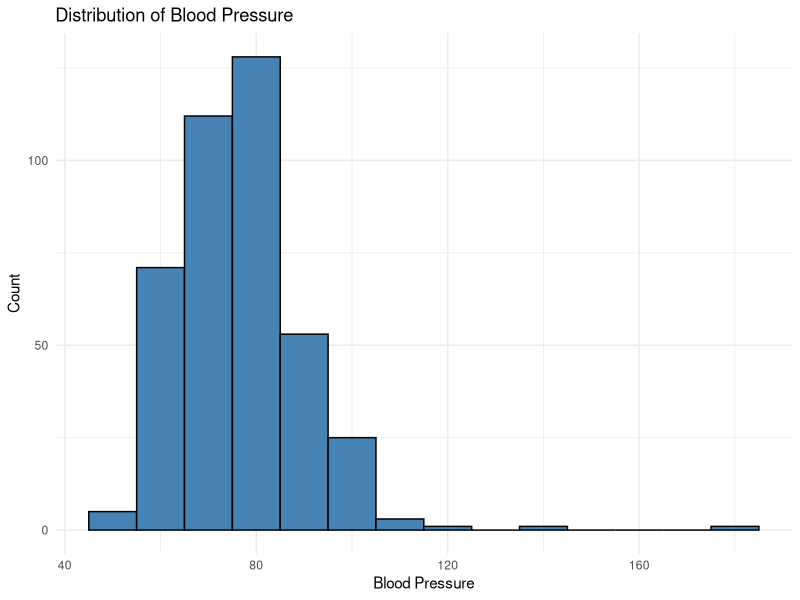
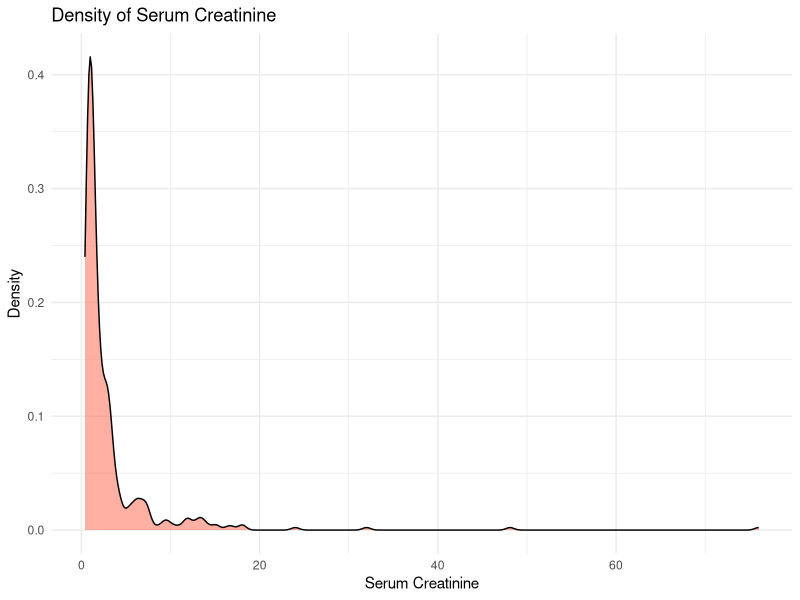
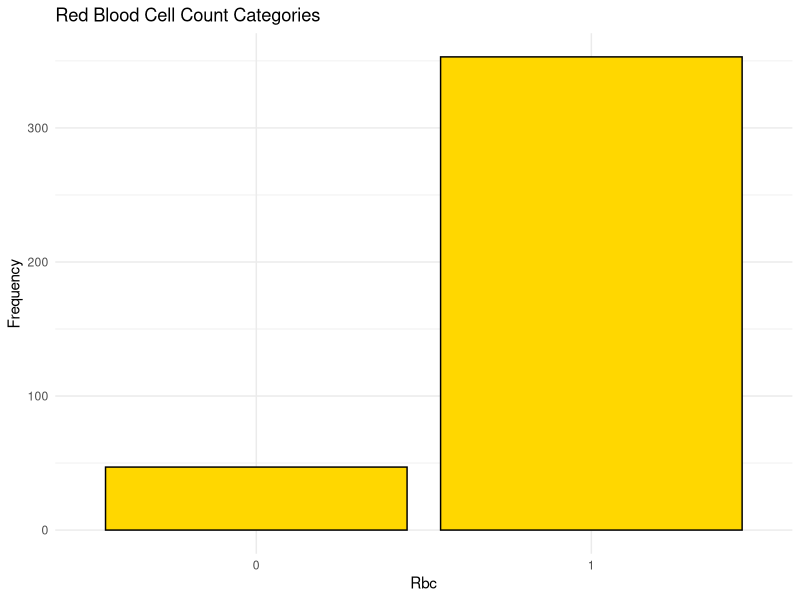
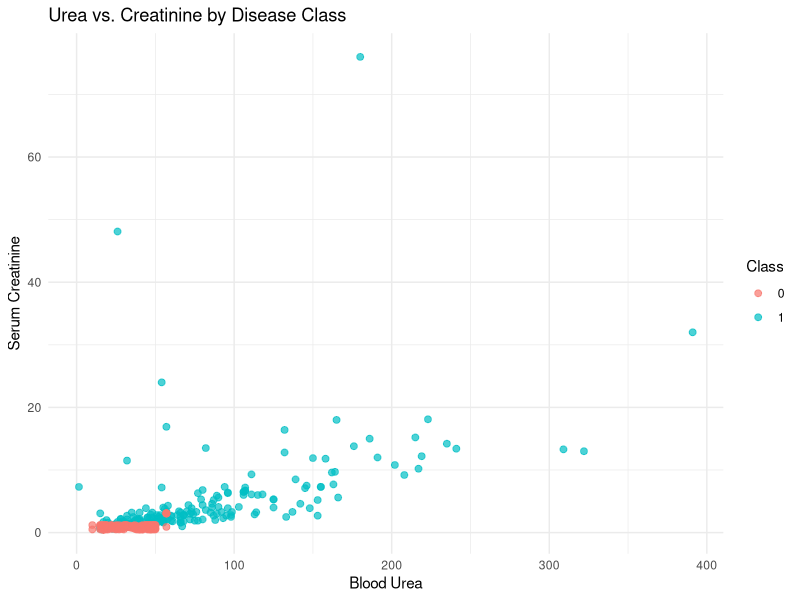
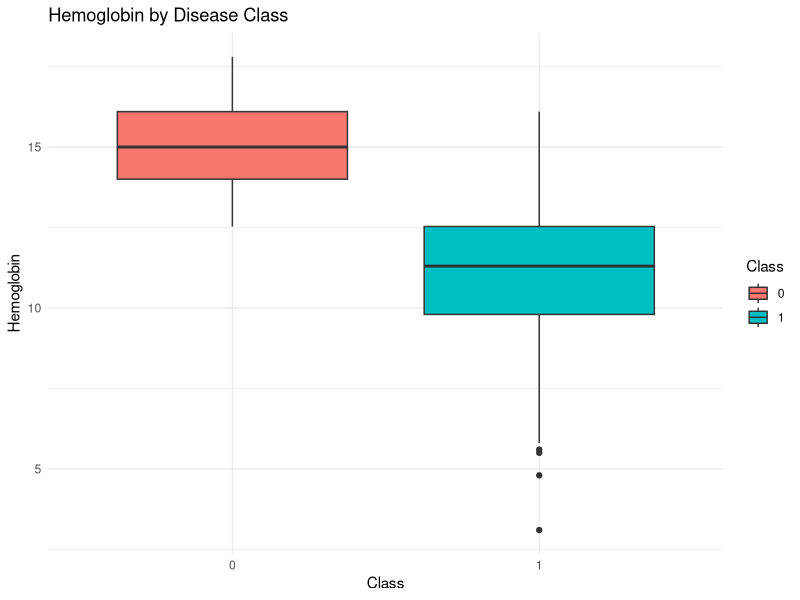
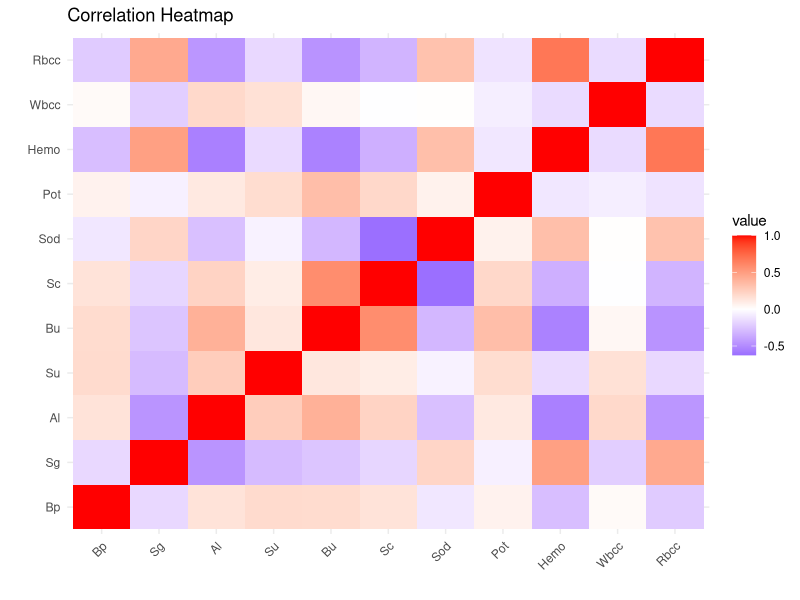

Write the R code that produced these figures, in order.
# Load kidney disease dataset
kidney_data <- read.csv("data/new_model.csv", colClasses = c(
  Bp     = "numeric",
  Sg     = "numeric",
  Al     = "numeric",
  Su     = "numeric",
  Rbc    = "factor",   # Red blood cells: 0/1 or “normal”/“abnormal”
  Bu     = "numeric",  # Blood urea
  Sc     = "numeric",  # Serum creatinine
  Sod    = "numeric",  # Sodium
  Pot    = "numeric",  # Potassium
  Hemo   = "numeric",  # Hemoglobin
  Wbcc   = "numeric",  # White blood cell count
  Rbcc   = "numeric",  # Red blood cell count
  Htn    = "factor",   # Hypertension: 0/1
  Class  = "factor"    # Disease class: 0=no disease, 1=disease
), header = TRUE)

# Display the structure of the dataset
str(kidney_data)

# View the first few rows of the dataset
head(kidney_data)

# Open the dataset in a viewer window (in RStudio)
View(kidney_data)

# Load necessary library
library(dplyr)

# 1. Measures of Frequency
#    Count occurrences for each level of each factor column
freq_Rbc   <- kidney_data %>% count(Rbc, name = "Freq")
freq_Htn   <- kidney_data %>% count(Htn, name = "Freq")
freq_Class <- kidney_data %>% count(Class, name = "Freq")

# 2. Measures of Central Tendency
#    Compute mean, median, and mode for numeric columns
numeric_cols <- kidney_data %>% select(where(is.numeric))
central_tendency <- numeric_cols %>% summarize_all(list(
  Mean   = ~ mean(. , na.rm = TRUE),
  Median = ~ median(. , na.rm = TRUE),
  Mode   = ~ {
    ux <- unique(.,   na.rm = TRUE)
    ux[which.max(tabulate(match(., ux)))]
  }
))

# 3. Measures of Distribution
#    Min, Max, Range, Standard Deviation, and Quantiles 
distribution_measures <- numeric_cols %>% summarize_all(list(
  Min    = ~ min(. , na.rm = TRUE),
  Max    = ~ max(. , na.rm = TRUE),
  Range  = ~ diff(range(. , na.rm = TRUE)),
  SD     = ~ sd(. , na.rm = TRUE),
  Q1     = ~ quantile(. , 0.25, na.rm = TRUE),
  Q3     = ~ quantile(. , 0.75, na.rm = TRUE)
))

# 4. Measures of Relationship
#    Correlation matrix for numeric variables
correlation_matrix <- cor(numeric_cols, use = "pairwise.complete.obs")

# Print outputs
freq_Rbc; freq_Htn; freq_Class
central_tendency
distribution_measures
correlation_matrix

# Load necessary package
library(dplyr)
library(broom)  # for tidy()

# 1. Identify numeric columns
numeric_vars <- kidney_data %>%
  select(where(is.numeric)) %>%
  names()

# 2. Function to run ANOVA for one variable
run_anova <- function(var_name) {
  formula <- as.formula(paste(var_name, "~ Class"))
  aov_res  <- aov(formula, data = kidney_data)
  tidy_res <- tidy(aov_res)
  # Extract the term row for 'Class'
  class_row <- tidy_res %>% filter(term == "Class")
  # Append variable name
  class_row$variable <- var_name
  class_row
}

# 3. Apply across all numeric variables
anova_results <- lapply(numeric_vars, run_anova) %>%
  bind_rows() %>%
  select(variable, df, statistic, p.value)

# 4. View results
print(anova_results)

# Load libraries
library(ggplot2)
library(GGally)

# Univariate Plots

# 1. Histogram of Blood Pressure (Bp)
ggplot(kidney_data, aes(x = Bp)) +
  geom_histogram(binwidth = 10, fill = "steelblue", color = "black") +
  labs(title = "Distribution of Blood Pressure", x = "Blood Pressure", y = "Count") +
  theme_minimal()

# 2. Density plot of Serum Creatinine (Sc)
ggplot(kidney_data, aes(x = Sc)) +
  geom_density(fill = "tomato", alpha = 0.5) +
  labs(title = "Density of Serum Creatinine", x = "Serum Creatinine", y = "Density") +
  theme_minimal()

# 3. Bar chart of Red Blood Cell count category (Rbc)
ggplot(kidney_data, aes(x = Rbc)) +
  geom_bar(fill = "gold", color = "black") +
  labs(title = "Red Blood Cell Count Categories", x = "Rbc", y = "Frequency") +
  theme_minimal()


# Multivariate Plots

# 1. Scatter plot of Urea (Bu) vs. Creatinine (Sc) colored by Class
ggplot(kidney_data, aes(x = Bu, y = Sc, color = Class)) +
  geom_point(alpha = 0.7, size = 2) +
  labs(title = "Urea vs. Creatinine by Disease Class", x = "Blood Urea", y = "Serum Creatinine") +
  theme_minimal()

# 2. Boxplots of Hemoglobin (Hemo) by Disease Class
ggplot(kidney_data, aes(x = Class, y = Hemo, fill = Class)) +
  geom_boxplot() +
  labs(title = "Hemoglobin by Disease Class", x = "Class", y = "Hemoglobin") +
  theme_minimal()


# 4. Heatmap of correlation matrix
corr_mat <- cor(kidney_data %>% select(where(is.numeric)), use = "pairwise.complete.obs")
library(reshape2)
melted_corr <- reshape2::melt(corr_mat)
ggplot(melted_corr, aes(x = Var1, y = Var2, fill = value)) +
  geom_tile() +
  scale_fill_gradient2(low = "blue", mid = "white", high = "red", midpoint = 0) +
  labs(title = "Correlation Heatmap", x = "", y = "") +
  theme_minimal() +
  theme(axis.text.x = element_text(angle = 45, hjust = 1))

